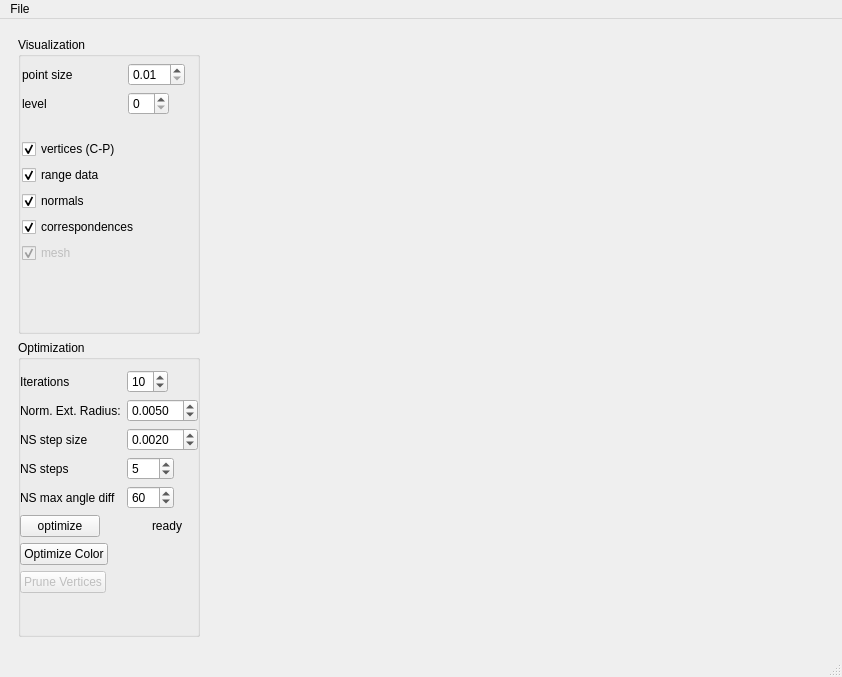
<?xml version="1.0" encoding="UTF-8"?>
<ui version="4.0">
    <class>MainWindow</class>
    <widget class="QMainWindow" name="MainWindow">
        <property name="geometry">
            <rect>
                <x>0</x>
                <y>0</y>
                <width>842</width>
                <height>677</height>
            </rect>
        </property>
        <property name="windowTitle">
            <string>Sparse Surface Adjustment 3D Viewer</string>
        </property>
        <widget class="QWidget" name="centralwidget">
            <layout class="QHBoxLayout" name="horizontalLayout">
                <item>
                    <widget class="QWidget" name="widget_2" native="true">
                        <property name="maximumSize">
                            <size>
                                <width>200</width>
                                <height>16777215</height>
                            </size>
                        </property>
                        <layout class="QVBoxLayout" name="verticalLayout_2">
                            <item>
                                <layout class="QVBoxLayout" name="verticalLayout">
                                    <item>
                                        <widget class="QGroupBox" name="groupBox_2">
                                            <property name="title">
                                                <string>Visualization</string>
                                            </property>
                                            <widget class="QWidget" name="layoutWidget">
                                                <property name="geometry">
                                                    <rect>
                                                        <x>4</x>
                                                        <y>26</y>
                                                        <width>181</width>
                                                        <height>200</height>
                                                    </rect>
                                                </property>
                                                <layout class="QVBoxLayout" name="verticalLayout_4">
                                                    <item>
                                                        <layout class="QFormLayout" name="formLayout_2">
                                                            <property name="fieldGrowthPolicy">
                                                                <enum>QFormLayout::ExpandingFieldsGrow</enum>
                                                            </property>
                                                            <item row="0" column="1">
                                                                <widget class="QDoubleSpinBox" name="doubleSpinBox_2">
                                                                    <property name="minimum">
                                                                        <double>0.010000000000000</double>
                                                                    </property>
                                                                    <property name="singleStep">
                                                                        <double>0.010000000000000</double>
                                                                    </property>
                                                                </widget>
                                                            </item>
                                                            <item row="0" column="0">
                                                                <widget class="QLabel" name="label_3">
                                                                    <property name="minimumSize">
                                                                        <size>
                                                                            <width>100</width>
                                                                            <height>0</height>
                                                                        </size>
                                                                    </property>
                                                                    <property name="text">
                                                                        <string>point size</string>
                                                                    </property>
                                                                </widget>
                                                            </item>
                                                            <item row="1" column="0">
                                                                <widget class="QLabel" name="label_7">
                                                                    <property name="minimumSize">
                                                                        <size>
                                                                            <width>100</width>
                                                                            <height>0</height>
                                                                        </size>
                                                                    </property>
                                                                    <property name="text">
                                                                        <string>level</string>
                                                                    </property>
                                                                </widget>
                                                            </item>
                                                            <item row="1" column="1">
                                                                <widget class="QSpinBox" name="spinBox_2"/>
                                                            </item>
                                                        </layout>
                                                    </item>
                                                    <item>
                                                        <layout class="QVBoxLayout" name="verticalLayout_3">
                                                            <item>
                                                                <widget class="QCheckBox" name="checkBox">
                                                                    <property name="text">
                                                                        <string>vertices (C-P)</string>
                                                                    </property>
                                                                    <property name="shortcut">
                                                                        <string>Ctrl+P</string>
                                                                    </property>
                                                                    <property name="checked">
                                                                        <bool>true</bool>
                                                                    </property>
                                                                </widget>
                                                            </item>
                                                            <item>
                                                                <widget class="QCheckBox" name="checkBox_2">
                                                                    <property name="text">
                                                                        <string>range data</string>
                                                                    </property>
                                                                    <property name="shortcut">
                                                                        <string>Ctrl+L</string>
                                                                    </property>
                                                                    <property name="checked">
                                                                        <bool>true</bool>
                                                                    </property>
                                                                </widget>
                                                            </item>
                                                            <item>
                                                                <widget class="QCheckBox" name="checkBox_4">
                                                                    <property name="text">
                                                                        <string>normals</string>
                                                                    </property>
                                                                    <property name="checked">
                                                                        <bool>true</bool>
                                                                    </property>
                                                                </widget>
                                                            </item>
                                                            <item>
                                                                <widget class="QCheckBox" name="checkBox_5">
                                                                    <property name="text">
                                                                        <string>correspondences</string>
                                                                    </property>
                                                                    <property name="checked">
                                                                        <bool>true</bool>
                                                                    </property>
                                                                </widget>
                                                            </item>
                                                            <item>
                                                                <widget class="QCheckBox" name="checkBox_3">
                                                                    <property name="enabled">
                                                                        <bool>false</bool>
                                                                    </property>
                                                                    <property name="text">
                                                                        <string>mesh</string>
                                                                    </property>
                                                                    <property name="shortcut">
                                                                        <string>Ctrl+G</string>
                                                                    </property>
                                                                    <property name="checked">
                                                                        <bool>true</bool>
                                                                    </property>
                                                                </widget>
                                                            </item>
                                                        </layout>
                                                    </item>
                                                </layout>
                                            </widget>
                                        </widget>
                                    </item>
                                    <item>
                                        <widget class="QGroupBox" name="groupBox">
                                            <property name="title">
                                                <string>Optimization</string>
                                            </property>
                                            <widget class="QWidget" name="layoutWidget">
                                                <property name="geometry">
                                                    <rect>
                                                        <x>2</x>
                                                        <y>30</y>
                                                        <width>199</width>
                                                        <height>281</height>
                                                    </rect>
                                                </property>
                                                <layout class="QFormLayout" name="formLayout">
                                                    <property name="fieldGrowthPolicy">
                                                        <enum>QFormLayout::ExpandingFieldsGrow</enum>
                                                    </property>
                                                    <item row="0" column="0">
                                                        <widget class="QLabel" name="label">
                                                            <property name="minimumSize">
                                                                <size>
                                                                    <width>100</width>
                                                                    <height>0</height>
                                                                </size>
                                                            </property>
                                                            <property name="text">
                                                                <string>Iterations</string>
                                                            </property>
                                                        </widget>
                                                    </item>
                                                    <item row="0" column="1">
                                                        <widget class="QSpinBox" name="spinBox">
                                                            <property name="minimum">
                                                                <number>1</number>
                                                            </property>
                                                            <property name="value">
                                                                <number>10</number>
                                                            </property>
                                                        </widget>
                                                    </item>
                                                    <item row="1" column="0">
                                                        <widget class="QLabel" name="label_2">
                                                            <property name="minimumSize">
                                                                <size>
                                                                    <width>100</width>
                                                                    <height>0</height>
                                                                </size>
                                                            </property>
                                                            <property name="text">
                                                                <string>Norm. Ext. Radius:</string>
                                                            </property>
                                                        </widget>
                                                    </item>
                                                    <item row="1" column="1">
                                                        <widget class="QDoubleSpinBox" name="doubleSpinBox">
                                                            <property name="decimals">
                                                                <number>4</number>
                                                            </property>
                                                            <property name="minimum">
                                                                <double>0.000100000000000</double>
                                                            </property>
                                                            <property name="maximum">
                                                                <double>10.000000000000000</double>
                                                            </property>
                                                            <property name="singleStep">
                                                                <double>0.001000000000000</double>
                                                            </property>
                                                            <property name="value">
                                                                <double>0.005000000000000</double>
                                                            </property>
                                                        </widget>
                                                    </item>
                                                    <item row="8" column="0">
                                                        <widget class="QPushButton" name="pushButton">
                                                            <property name="maximumSize">
                                                                <size>
                                                                    <width>100</width>
                                                                    <height>16777215</height>
                                                                </size>
                                                            </property>
                                                            <property name="text">
                                                                <string>optimize</string>
                                                            </property>
                                                            <property name="shortcut">
                                                                <string>O</string>
                                                            </property>
                                                        </widget>
                                                    </item>
                                                    <item row="8" column="1">
                                                        <widget class="QLabel" name="stateLabel">
                                                            <property name="minimumSize">
                                                                <size>
                                                                    <width>80</width>
                                                                    <height>0</height>
                                                                </size>
                                                            </property>
                                                            <property name="text">
                                                                <string>ready</string>
                                                            </property>
                                                            <property name="alignment">
                                                                <set>Qt::AlignCenter</set>
                                                            </property>
                                                            <property name="margin">
                                                                <number>4</number>
                                                            </property>
                                                        </widget>
                                                    </item>
                                                    <item row="3" column="0">
                                                        <widget class="QLabel" name="label_4">
                                                            <property name="minimumSize">
                                                                <size>
                                                                    <width>100</width>
                                                                    <height>0</height>
                                                                </size>
                                                            </property>
                                                            <property name="text">
                                                                <string>NS step size</string>
                                                            </property>
                                                        </widget>
                                                    </item>
                                                    <item row="3" column="1">
                                                        <widget class="QDoubleSpinBox" name="doubleSpinBox_3">
                                                            <property name="decimals">
                                                                <number>4</number>
                                                            </property>
                                                            <property name="minimum">
                                                                <double>0.000100000000000</double>
                                                            </property>
                                                            <property name="maximum">
                                                                <double>10.000000000000000</double>
                                                            </property>
                                                            <property name="singleStep">
                                                                <double>0.001000000000000</double>
                                                            </property>
                                                            <property name="value">
                                                                <double>0.002000000000000</double>
                                                            </property>
                                                        </widget>
                                                    </item>
                                                    <item row="5" column="0">
                                                        <widget class="QLabel" name="label_5">
                                                            <property name="minimumSize">
                                                                <size>
                                                                    <width>100</width>
                                                                    <height>0</height>
                                                                </size>
                                                            </property>
                                                            <property name="text">
                                                                <string>NS steps</string>
                                                            </property>
                                                        </widget>
                                                    </item>
                                                    <item row="5" column="1">
                                                        <widget class="QDoubleSpinBox" name="doubleSpinBox_4">
                                                            <property name="decimals">
                                                                <number>0</number>
                                                            </property>
                                                            <property name="minimum">
                                                                <double>0.000000000000000</double>
                                                            </property>
                                                            <property name="maximum">
                                                                <double>100.000000000000000</double>
                                                            </property>
                                                            <property name="singleStep">
                                                                <double>1.000000000000000</double>
                                                            </property>
                                                            <property name="value">
                                                                <double>5.000000000000000</double>
                                                            </property>
                                                        </widget>
                                                    </item>
                                                    <item row="7" column="0">
                                                        <widget class="QLabel" name="label_6">
                                                            <property name="minimumSize">
                                                                <size>
                                                                    <width>100</width>
                                                                    <height>0</height>
                                                                </size>
                                                            </property>
                                                            <property name="text">
                                                                <string>NS max angle diff</string>
                                                            </property>
                                                        </widget>
                                                    </item>
                                                    <item row="7" column="1">
                                                        <widget class="QDoubleSpinBox" name="doubleSpinBox_5">
                                                            <property name="decimals">
                                                                <number>0</number>
                                                            </property>
                                                            <property name="minimum">
                                                                <double>0.000000000000000</double>
                                                            </property>
                                                            <property name="maximum">
                                                                <double>360.000000000000000</double>
                                                            </property>
                                                            <property name="singleStep">
                                                                <double>1.000000000000000</double>
                                                            </property>
                                                            <property name="value">
                                                                <double>60.000000000000000</double>
                                                            </property>
                                                        </widget>
                                                    </item>
                                                    <item row="10" column="0">
                                                        <widget class="QPushButton" name="pushButton_3">
                                                            <property name="enabled">
                                                                <bool>true</bool>
                                                            </property>
                                                            <property name="maximumSize">
                                                                <size>
                                                                    <width>100</width>
                                                                    <height>16777215</height>
                                                                </size>
                                                            </property>
                                                            <property name="text">
                                                                <string>Optimize Color</string>
                                                            </property>
                                                            <property name="shortcut">
                                                                <string>O</string>
                                                            </property>
                                                        </widget>
                                                    </item>
                                                    <item row="11" column="0">
                                                        <widget class="QPushButton" name="pushButton_2">
                                                            <property name="enabled">
                                                                <bool>false</bool>
                                                            </property>
                                                            <property name="maximumSize">
                                                                <size>
                                                                    <width>100</width>
                                                                    <height>16777215</height>
                                                                </size>
                                                            </property>
                                                            <property name="text">
                                                                <string>Prune Vertices</string>
                                                            </property>
                                                            <property name="shortcut">
                                                                <string>O</string>
                                                            </property>
                                                        </widget>
                                                    </item>
                                                </layout>
                                            </widget>
                                        </widget>
                                    </item>
                                </layout>
                            </item>
                        </layout>
                    </widget>
                </item>
                <item>
                    <widget class="ssa::SSA3DglWidget" name="ssaGLWidget" native="true">
                        <property name="maximumSize">
                            <size>
                                <width>16777215</width>
                                <height>16777215</height>
                            </size>
                        </property>
                    </widget>
                </item>
            </layout>
        </widget>
        <widget class="QMenuBar" name="menubar">
            <property name="geometry">
                <rect>
                    <x>0</x>
                    <y>0</y>
                    <width>842</width>
                    <height>21</height>
                </rect>
            </property>
            <widget class="QMenu" name="menuFile">
                <property name="title">
                    <string>File</string>
                </property>
                <addaction name="actionOpen"/>
                <addaction name="actionSave"/>
                <addaction name="separator"/>
                <addaction name="actionQuit"/>
                <addaction name="actionSave_FMap"/>
            </widget>
            <addaction name="menuFile"/>
        </widget>
        <widget class="QStatusBar" name="statusbar"/>
        <action name="actionOpen">
            <property name="text">
                <string>Open</string>
            </property>
            <property name="shortcut">
                <string>Alt+O</string>
            </property>
            <property name="softKeyRole">
                <enum>QAction::NoSoftKey</enum>
            </property>
        </action>
        <action name="actionSave">
            <property name="text">
                <string>Save</string>
            </property>
            <property name="shortcut">
                <string>Alt+S</string>
            </property>
        </action>
        <action name="actionQuit">
            <property name="text">
                <string>Quit</string>
            </property>
            <property name="shortcut">
                <string>Alt+Q</string>
            </property>
        </action>
        <action name="actionSave_FMap">
            <property name="text">
                <string>Save FMap</string>
            </property>
        </action>
    </widget>
    <customwidgets>
        <customwidget>
            <class>ssa::SSA3DglWidget</class>
            <extends>QWidget</extends>
            <header>ssa/apps/ssa_viewer_3d/ssa_3d_qglviewer_widget.h</header>
            <container>1</container>
            <slots>
                <slot>setOptimize()</slot>
                <slot>setIterations(int)</slot>
                <slot>setDAMaxDist(double)</slot>
                <slot>setPointSize(double)</slot>
                <slot>openFile()</slot>
                <slot>setStrategie(int)</slot>
                <slot>setDrawVertices(int)</slot>
                <slot>setDrawLandmarkVertices(int)</slot>
                <slot>setDrawNormals(int)</slot>
                <slot>setDrawCorrespondences(int)</slot>
                <slot>setDrawMesh(int)</slot>
                <slot>setDrawGrid(int)</slot>
                <slot>saveFile()</slot>
                <slot>saveFMap()</slot>
                <slot>prune()</slot>
                <slot>solveDA()</slot>
                <slot>setDrawLevel(int)</slot>
                <slot>Gen3DObjectList_update()</slot>
            </slots>
        </customwidget>
    </customwidgets>
    <resources/>
    <connections>
        <connection>
            <sender>actionQuit</sender>
            <signal>activated()</signal>
            <receiver>MainWindow</receiver>
            <slot>close()</slot>
            <hints>
                <hint type="sourcelabel">
                    <x>-1</x>
                    <y>-1</y>
                </hint>
                <hint type="destinationlabel">
                    <x>399</x>
                    <y>299</y>
                </hint>
            </hints>
        </connection>
        <connection>
            <sender>pushButton</sender>
            <signal>clicked()</signal>
            <receiver>ssaGLWidget</receiver>
            <slot>setOptimize()</slot>
            <hints>
                <hint type="sourcelabel">
                    <x>65</x>
                    <y>95</y>
                </hint>
                <hint type="destinationlabel">
                    <x>497</x>
                    <y>338</y>
                </hint>
            </hints>
        </connection>
        <connection>
            <sender>spinBox</sender>
            <signal>valueChanged(int)</signal>
            <receiver>ssaGLWidget</receiver>
            <slot>setIterations(int)</slot>
            <hints>
                <hint type="sourcelabel">
                    <x>138</x>
                    <y>39</y>
                </hint>
                <hint type="destinationlabel">
                    <x>497</x>
                    <y>338</y>
                </hint>
            </hints>
        </connection>
        <connection>
            <sender>doubleSpinBox_2</sender>
            <signal>valueChanged(double)</signal>
            <receiver>ssaGLWidget</receiver>
            <slot>setPointSize(double)</slot>
            <hints>
                <hint type="sourcelabel">
                    <x>142</x>
                    <y>59</y>
                </hint>
                <hint type="destinationlabel">
                    <x>522</x>
                    <y>338</y>
                </hint>
            </hints>
        </connection>
        <connection>
            <sender>actionOpen</sender>
            <signal>activated()</signal>
            <receiver>ssaGLWidget</receiver>
            <slot>openFile()</slot>
            <hints>
                <hint type="sourcelabel">
                    <x>-1</x>
                    <y>-1</y>
                </hint>
                <hint type="destinationlabel">
                    <x>522</x>
                    <y>338</y>
                </hint>
            </hints>
        </connection>
        <connection>
            <sender>checkBox</sender>
            <signal>stateChanged(int)</signal>
            <receiver>ssaGLWidget</receiver>
            <slot>setDrawVertices(int)</slot>
            <hints>
                <hint type="sourcelabel">
                    <x>96</x>
                    <y>89</y>
                </hint>
                <hint type="destinationlabel">
                    <x>522</x>
                    <y>338</y>
                </hint>
            </hints>
        </connection>
        <connection>
            <sender>checkBox_2</sender>
            <signal>stateChanged(int)</signal>
            <receiver>ssaGLWidget</receiver>
            <slot>setDrawLandmarkVertices(int)</slot>
            <hints>
                <hint type="sourcelabel">
                    <x>89</x>
                    <y>117</y>
                </hint>
                <hint type="destinationlabel">
                    <x>522</x>
                    <y>338</y>
                </hint>
            </hints>
        </connection>
        <connection>
            <sender>checkBox_3</sender>
            <signal>stateChanged(int)</signal>
            <receiver>ssaGLWidget</receiver>
            <slot>setDrawMesh(int)</slot>
            <hints>
                <hint type="sourcelabel">
                    <x>66</x>
                    <y>151</y>
                </hint>
                <hint type="destinationlabel">
                    <x>522</x>
                    <y>338</y>
                </hint>
            </hints>
        </connection>
        <connection>
            <sender>checkBox_4</sender>
            <signal>stateChanged(int)</signal>
            <receiver>ssaGLWidget</receiver>
            <slot>setDrawNormals(int)</slot>
            <hints>
                <hint type="sourcelabel">
                    <x>108</x>
                    <y>151</y>
                </hint>
                <hint type="destinationlabel">
                    <x>522</x>
                    <y>338</y>
                </hint>
            </hints>
        </connection>
        <connection>
            <sender>checkBox_5</sender>
            <signal>stateChanged(int)</signal>
            <receiver>ssaGLWidget</receiver>
            <slot>setDrawCorrespondences(int)</slot>
            <hints>
                <hint type="sourcelabel">
                    <x>101</x>
                    <y>181</y>
                </hint>
                <hint type="destinationlabel">
                    <x>522</x>
                    <y>338</y>
                </hint>
            </hints>
        </connection>
        <connection>
            <sender>actionSave</sender>
            <signal>activated()</signal>
            <receiver>ssaGLWidget</receiver>
            <slot>saveFile()</slot>
            <hints>
                <hint type="sourcelabel">
                    <x>-1</x>
                    <y>-1</y>
                </hint>
                <hint type="destinationlabel">
                    <x>522</x>
                    <y>338</y>
                </hint>
            </hints>
        </connection>
        <connection>
            <sender>actionSave_FMap</sender>
            <signal>activated()</signal>
            <receiver>ssaGLWidget</receiver>
            <slot>saveFMap()</slot>
            <hints>
                <hint type="sourcelabel">
                    <x>-1</x>
                    <y>-1</y>
                </hint>
                <hint type="destinationlabel">
                    <x>522</x>
                    <y>338</y>
                </hint>
            </hints>
        </connection>
        <connection>
            <sender>doubleSpinBox</sender>
            <signal>valueChanged(double)</signal>
            <receiver>ssaGLWidget</receiver>
            <slot>setDAMaxDist(double)</slot>
            <hints>
                <hint type="sourcelabel">
                    <x>142</x>
                    <y>68</y>
                </hint>
                <hint type="destinationlabel">
                    <x>522</x>
                    <y>338</y>
                </hint>
            </hints>
        </connection>
        <connection>
            <sender>pushButton_3</sender>
            <signal>clicked()</signal>
            <receiver>ssaGLWidget</receiver>
            <slot>solveDA()</slot>
            <hints>
                <hint type="sourcelabel">
                    <x>78</x>
                    <y>562</y>
                </hint>
                <hint type="destinationlabel">
                    <x>522</x>
                    <y>338</y>
                </hint>
            </hints>
        </connection>
        <connection>
            <sender>pushButton_2</sender>
            <signal>clicked()</signal>
            <receiver>ssaGLWidget</receiver>
            <slot>prune()</slot>
            <hints>
                <hint type="sourcelabel">
                    <x>64</x>
                    <y>590</y>
                </hint>
                <hint type="destinationlabel">
                    <x>522</x>
                    <y>338</y>
                </hint>
            </hints>
        </connection>
        <connection>
            <sender>spinBox_2</sender>
            <signal>valueChanged(int)</signal>
            <receiver>ssaGLWidget</receiver>
            <slot>setDrawLevel(int)</slot>
            <hints>
                <hint type="sourcelabel">
                    <x>144</x>
                    <y>96</y>
                </hint>
                <hint type="destinationlabel">
                    <x>522</x>
                    <y>338</y>
                </hint>
            </hints>
        </connection>
        <connection>
            <sender>spinBox_2</sender>
            <signal>editingFinished()</signal>
            <receiver>ssaGLWidget</receiver>
            <slot>Gen3DObjectList_update()</slot>
            <hints>
                <hint type="sourcelabel">
                    <x>144</x>
                    <y>96</y>
                </hint>
                <hint type="destinationlabel">
                    <x>522</x>
                    <y>338</y>
                </hint>
            </hints>
        </connection>
    </connections>
</ui>
